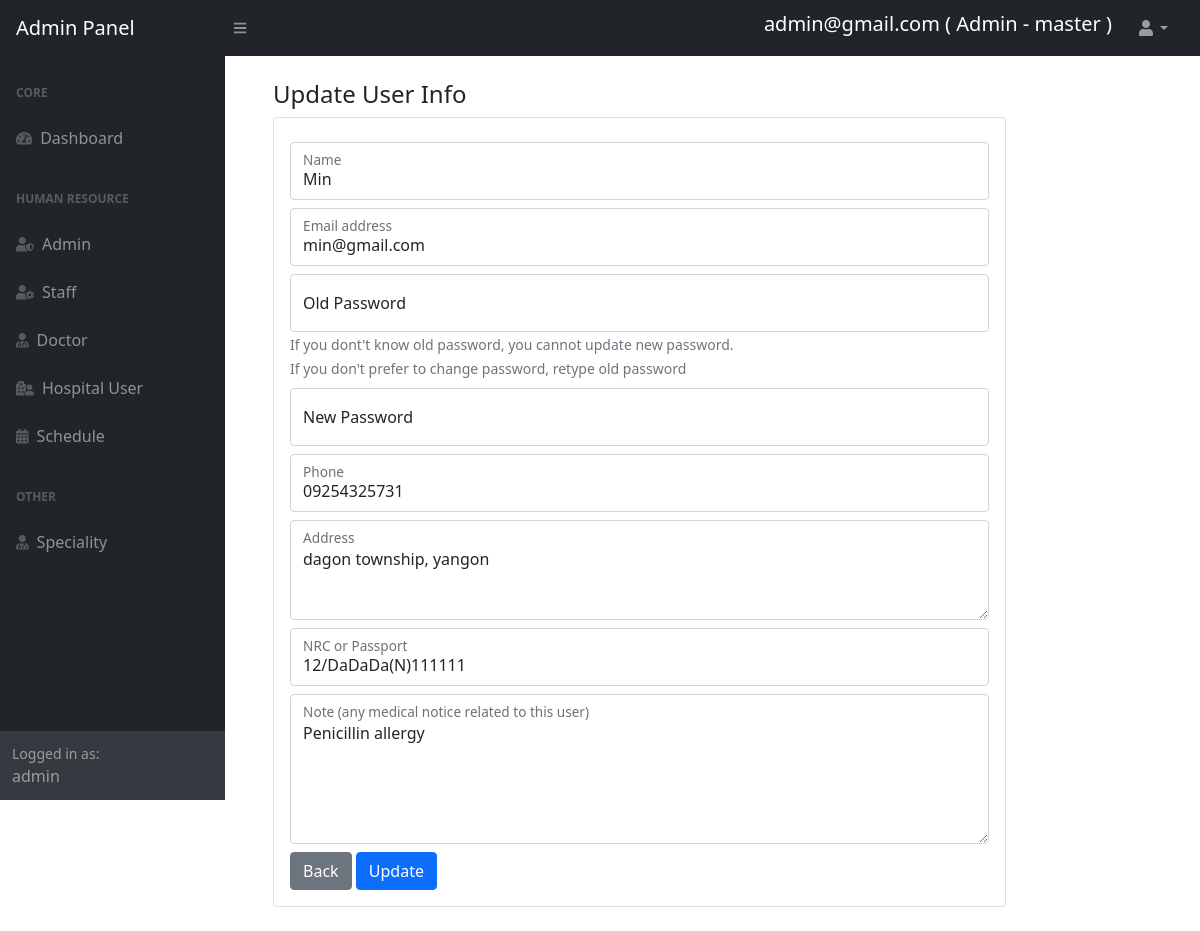
The app's page /admin/updateuser.php?userIdToUpdate=1 (signed in) with its own data.
### tables this page shows
CREATE TABLE `user` (
  `userId` int NOT NULL,
  `userName` varchar(30) NOT NULL,
  `userEmail` varchar(50) NOT NULL,
  `userPassword` text NOT NULL,
  `userPhone` varchar(15) NOT NULL,
  `userAddress` text NOT NULL,
  `userDob` date NOT NULL,
  `userBloodType` varchar(5) NOT NULL,
  `userNrc` varchar(20) NOT NULL,
  `userNote` text
);

### admin/updateuser.php (the view, shortened to what this page needs)
<?php
include("header.php");
include("../connect.php");
if (isset($_REQUEST['userIdToUpdate'])) {
    $userIdToUpdate = $_REQUEST['userIdToUpdate'];
    $selectuser = "SELECT * from user where userId=$userIdToUpdate";
    $runselectuser = $connection->query($selectuser);
    $dataofuser = $runselectuser->fetch_array(MYSQLI_ASSOC);
    $name = $dataofuser['userName'];
    $email = $dataofuser['userEmail'];
    $phone = $dataofuser['userPhone'];
    $address = $dataofuser['userAddress'];
    $nrc = $dataofuser['userNrc'];
    $note = $dataofuser['userNote'];
} else {
    echo "<script>alert('Invalid User ID')</script>";
    echo "<script>location='userlist.php'</script>";
}
?>
<div id="layoutSidenav_content">
    <main>
        <div class="container-fluid px-5">
            <h4 class="mt-4">Update User Info</h4>
            <div class="card mb-4 col-sm-10">
                <div class="card-body">
                    <form method="post" class="mt-2" enctype="multipart/form-data">
                    <div class="form-floating mb-2">
                            <input class="form-control" id="inputName" type="text" name="tfUserName" value="<?php echo $name; ?>" placeholder="Name" autocomplete="off" required />
                            <label for="inputName">Name</label>
                        </div>
                        <div class="form-floating mb-2">
                            <input class="form-control" id="inputEmail" type="email" name="tfUserEmail" value="<?php echo $email; ?>" placeholder="Email" autocomplete="off" required />
                            <label for="inputEmail">Email address</label>
                        </div>
                        <div class="form-floating mb-2">
                            <input class="form-control" id="inputPassword" type="password" name="tfUserPass" placeholder="Password" required />
                            <label for="inputPassword">Old Password</label>
                            <span class="form-text">If you dont't know old password, you cannot update new password.<br>If you don't prefer to change password, retype old password</span>
                        </div>
                        <div class="form-floating mb-2">
                            <input class="form-control" id="inputPassword" type="password" name="tfUserCPass" placeholder="Confirm Password" required />
                            <label for="inputPassword">New Password</label>
                        </div>
                        <div class="form-floating mb-2">
                            <input class="form-control" id="inputPhone" type="number" name="tfUserPhone" value="<?php echo $phone; ?>" placeholder="Phone" autocomplete="off" required />
                            <label for="inputPhone">Phone</label>
                        </div>
                        <div class="form-floating mb-2">
                            <textarea class="form-control" placeholder="Address" id="inputAddress" name="tfUserAddress" style="height: 100px" required><?php echo $address ?></textarea>
                            <label for="inputAddress">Address</label>
                        </div>
                        <div class="form-floating mt-2 mb-2">
                            <input class="form-control" id="inputNrc" type="text" name="tfUserNrc" value="<?php echo $nrc ?>" placeholder="NRC or Passport" autocomplete="off" required />
                            <label for="inputNrc">NRC or Passport</label>
                        </div>
                        <div class="form-floating mb-2">
                            <textarea class="form-control" placeholder="Note (any medical notice related to this user)" id="inputNote" name="tfUserNote" style="height: 150px"><?php echo $note; ?></textarea>
                            <label for="inputNote">Note (any medical notice related to this user)</label>
                        </div>
                        <div class="form-group">
                            <a href="userlist.php" class="btn btn-secondary">Back</a>
                            <button type="submit" name="btnUpdate" class="btn btn-primary">Update</button>
                        </div>
                    </form>
                </div>
            </div>
        </div>
    </main>
</div>
<?php
include("footer.php");
?>

### admin/header.php (shortened to what this page needs)
<?php
include('../connect.php');
if (isset($_SESSION['loginid'])) {
    $loginid = $_SESSION['loginid'];
    $logintype = $_SESSION['logintype'];
    if ($logintype == "admin") {
        $selectadmin = "SELECT * from admin where adminId=$loginid";
        $runselectadmin = $connection->query($selectadmin);
        $dataofadmin = $runselectadmin->fetch_array();
        $adminemail = $dataofadmin['adminEmail'];
        $admintype = $dataofadmin['adminType'];
    } else if ($logintype == "staff") {
        $selectstaff = "SELECT * from staff where staffId=$loginid";
        $runselectstaff = $connection->query($selectstaff);
        $dataofstaff = $runselectstaff->fetch_array();
        $staffemail = $dataofstaff['staffEmail'];
    } else if ($logintype == "doctor") {
        $selectdoctor = "SELECT * from doctor where doctorId=$loginid";
        $runselectdoctor = $connection->query($selectdoctor);
        $dataofdoctor = $runselectdoctor->fetch_array();
        $doctoremail = $dataofdoctor['doctorEmail'];
    } else {
    }
} else {
    echo "<script>alert('Access denied')</script>";
    echo "<script>location='index.php'</script>";
}
?>
<!DOCTYPE html>
<html lang="en">
<head>
    <link href="https://cdn.jsdelivr.net/npm/simple-datatables@latest/dist/style.css" rel="stylesheet" />
    <link href="css/styles.css" rel="stylesheet" />
</head>
<body class="sb-nav-fixed">
    <nav class="sb-topnav navbar navbar-expand navbar-dark bg-dark">
        <a class="navbar-brand ps-3" href="index.php">Admin Panel</a>
        <button class="btn btn-link btn-sm order-1 order-lg-0 me-4 me-lg-0" id="sidebarToggle" href="#!"><i class="fas fa-bars"></i></button>
        <form class="d-none d-md-inline-block form-inline ms-auto me-0 me-md-3 my-2 my-md-0">
            <div class="input-group">
                <h5 style="color:white;">
                    <?php
                    if ($logintype == "admin") {
                        if ($admintype == "master") {
                            echo "$adminemail ( Admin - master )";
                        } else {
                            echo "$adminemail ( Admin )";
                        }
                    } else if ($logintype == "staff") {
                        echo "$staffemail (Staff)";
                    } else if ($logintype == "doctor") {
                        echo "$doctoremail (Doctor)";
                    } else {
                    }
                    ?>
                </h5>
            </div>
        </form>
        <ul class="navbar-nav ms-auto ms-md-0 me-3 me-lg-4">
            <li class="nav-item dropdown">
                <a class="nav-link dropdown-toggle" id="navbarDropdown" href="#" role="button" data-bs-toggle="dropdown" aria-expanded="false"><i class="fas fa-user fa-fw"></i></a>
            </li>
        </ul>
    </nav>
    <div id="layoutSidenav">
        <div id="layoutSidenav_nav">
            <nav class="sb-sidenav accordion sb-sidenav-dark" id="sidenavAccordion">
                <div class="sb-sidenav-menu">
                    <div class="nav">
                        <div class="sb-sidenav-menu-heading">Core</div>
                        <a class="nav-link" href="home.php">
                            <div class="sb-nav-link-icon"><i class="fas fa-tachometer-alt"></i></div>
                            Dashboard
                        </a>
                        <div class="sb-sidenav-menu-heading">Human Resource</div>
                        <?php
                        if ($logintype == "admin") {
                            if ($admintype == "master") {
                                echo "
                                <a class='nav-link' href='adminlist.php'>
                                <div class='sb-nav-link-icon'><i class='fas fa-user-shield'></i></div>
                                Admin
                                </a>
                                ";
                            }
                            echo "
                            <a class='nav-link' href='stafflist.php'>
                                <div class='sb-nav-link-icon'><i class='fas fa-user-cog'></i></div>
                                Staff
                            </a>
                            <a class='nav-link' href='doctorlist.php'>
                                <div class='sb-nav-link-icon'><i class='fas fa-user-md'></i></div>
                                Doctor
                            </a>
                            ";
                        }
                        ?>
                        <a class="nav-link" href="userlist.php">
                            <div class="sb-nav-link-icon"><i class="fas fa-hospital-user"></i></div>
                            Hospital User
                        </a>
                        <a class="nav-link" href="schedule.php">
                            <div class="sb-nav-link-icon"><i class="fas fa-calendar-alt"></i></div>
                            Schedule
                        </a>
                        <?php
                        if ($logintype == "admin") {
                            echo "
                            <div class='sb-sidenav-menu-heading'>Other</div>
                            <a class='nav-link' href='speciality.php'>
                                <div class='sb-nav-link-icon'><i class='fas fa-user-md'></i></div>
                                Speciality
                            </a>
                            ";
                        }
                        ?>
                    </div>
                </div>
                <div class="sb-sidenav-footer">
                    <div class="small">Logged in as:</div>
                    <?php echo "$logintype"; ?>
                </div>
            </nav>
        </div>

### records on screen
user: tfUserName "Min", tfUserEmail "min@gmail.com", tfUserPhone "09254325731", tfUserAddress "dagon township, yangon", tfUserNrc "12/DaDaDa(N)111111", tfUserNote "Penicillin allergy"

### other values on screen
$adminemail "admin@gmail.com"
$logintype "admin"
